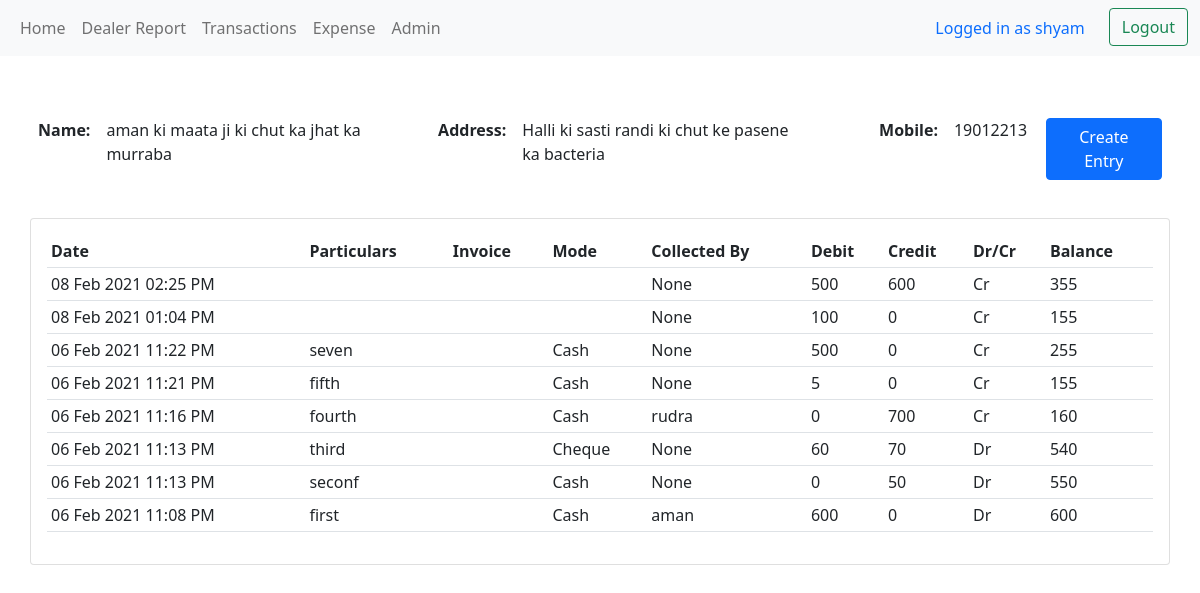
The app's page /dealer/9/ (signed in) with its own data.
### ledger/models.py (models this page shows, shortened)
class Dealer(models.Model):
    name = models.CharField(unique=True, max_length=200)
    mob_num = models.IntegerField(unique=True, blank=True, null=True)
    address = models.TextField(blank=True)

class Ledger(models.Model):
    date = models.DateTimeField("Date",auto_now_add=True)
    particulars = models.CharField("Particulars",max_length=100,blank=True)
    debit = models.PositiveIntegerField("Debit",blank=True, default=0)
    credit = models.PositiveIntegerField("Credit",blank=True, default=0)
    paymode = models.CharField("Payment Mode",max_length=25, choices=(('Cash','Cash'),
                                                       ('Cheque','Cheque'),
                                                       ('No Money Collected','No Money Collected'),))
    isChequeCleared = models.BooleanField(editable=False, blank=True, null=True)
    new_balance = models.IntegerField(editable=False)
    dr_cr = models.CharField("Dr/Cr",max_length=2,default='nil',editable=False)
    invoice = models.ImageField("Invoice",upload_to=None, blank=True)
    dealer = models.ForeignKey(Dealer,verbose_name="Dealer", null=True, on_delete=models.SET_NULL)
    balance = models.IntegerField(editable=False,default=0)
    dealer_ledger_number = models.IntegerField(editable=False,default=0)
    collect_by = models.ForeignKey(Collected_by,verbose_name="Collected By", blank=True, null=True, on_delete=models.SET_NULL)
    class Meta:
        db_table= "led"

class Collected_by(models.Model):
    name = models.CharField(max_length=50, blank=True)
    class Meta:
        verbose_name_plural = "Money Collected By"
    def __str__(self):
        return self.name

### ledger/decorators.py (the view)
        def wrapper_func(request, *args, **kwargs):
            group = None
            if request.user.groups.exists():
                group = request.user.groups.all()[0].name
            if group in allowed_roles:
                return view_func(request, *args, **kwargs)
            else:
                return HttpResponse('You are not authorized to view this page')

### ledger/templatetags/auth_extras.py (called while the page is built)
@register.filter(name='has_group')
def has_group(user, group_name):
    group = Group.objects.get(name=group_name)
    return True if group in user.groups.all() else False

### ledger/views.py (called while the page is built)
@login_required(login_url='loginuser')
@allowed_users(allowed_roles=['admin'])
def dealer(request, pk):
    dealer = Dealer.objects.get(id=pk)
    ledgers = dealer.ledger_set.all()
    orderedledger = ledgers.order_by('-date')
    p = Paginator(orderedledger, 10)
    page_num = request.GET.get('page', 1)
    try:
        page = p.page(page_num)
    except EmptyPage:
        page = p.page(1)
    context = {'dealer':dealer, 'ledgers':ledgers,'orderedledger':page }
    return render(request, 'ledger/dealer.html', context)

### ledger/templates/ledger/dealer.html (shortened to what this page needs)
{% extends 'ledger/base.html' %}
{% block content %}
<br>
<div class="">
      <div class="d-flex justify-content-between" style="padding:2.5%">
        <div class="d-flex">
          <div class="d-flex" style="padding-right:5%;">
            <p style="font-weight:bold; margin:0.5rem;">Name: </p>
            <p style="margin:0.5rem;">{{ dealer.name }}</p>
          </div>
          <div class="d-flex" style="padding-right:5%;">
            <p style="font-weight:bold; margin:0.5rem;">Address: </p>
            <p style="margin:0.5rem;">{{ dealer.address }}</p>
          </div>
          <div class="d-flex" style="padding:0 0.25%;">
            <p style="font-weight:bold; margin:0.5rem;">Mobile: </p>
            <p style="margin:0.5rem;">{{ dealer.mob_num }}</p>
          </div>
        </div>
        <div>
          <a class="btn btn-primary btn-block" href="{% url 'ledger' dealer.id %}" style="margin:0.5rem;">Create Entry</a>
        </div>
      </div>
    <div class="" style="padding:0% 2.5%;">
      <div class="card card-body">
        <table class="table table-sm">
          <tr>
            <th>Date</th>
            <th>Particulars</th>
            <th>Invoice</th>
            <th>Mode</th>
            <th>Collected By</th>
            <th>Debit</th>
            <th>Credit</th>
            <th>Dr/Cr</th>
            <th>Balance</th>
          </tr>
          {% for ledger in orderedledger %}
          <tr>
            <td>{{ ledger.date|date:"d M Y" }}  {{ ledger.date|time:"h:i A" }}</td>
            <td>{{ ledger.particulars }}</td>
            <td>{{ ledger.invoice }}</td>
            <td>{{ ledger.paymode }}</td>
            <td>{{ ledger.collect_by }}</td>
            <td>{{ ledger.debit }}</td>
            <td>{{ ledger.credit }}</td>
            <td>{{ ledger.dr_cr }}</td>
            <td>{{ ledger.balance }}</td>
          </tr>
          {% endfor %}
          </table>
        </div>
      </div>
    </div>
{% endblock %}

### ledger/templates/ledger/base.html (shortened to what this page needs)
{% load auth_extras %}
<!DOCTYPE html>
<html>
{% if user.is_authenticated %}
<head>
  <link href="https://cdn.jsdelivr.net/npm/bootstrap@5.0.0-beta1/dist/css/bootstrap.min.css" rel="stylesheet">
</head>
<body>
  <nav class="navbar navbar-expand-lg navbar-light bg-light">
    <div class="container-fluid">
      <div class="collapse navbar-collapse" id="navbarNavAltMarkup">
        <div class="navbar-nav" style="width:100%">
          {% if request.user|has_group:"admin" %}
          <div class="item-container" style="width:50%;">
            <a class="item-right nav-link" style="padding:0.5rem" href="{% url 'home' %}">Home</a>
            <a class="item-right nav-link" style="padding:0.5rem" href="{% url 'netbalpdf' %}">Dealer Report</a>
            <a class="item-right nav-link" style="padding:0.5rem" href="{% url 'dailytrans' %}">Transactions</a>
            {% else %}
            <a class="item-right nav-link" style="padding:0.5rem" href="{% url 'userpage' %}">Home</a>
            {% endif %}
            <a class="item-right nav-link" style="padding:0.5rem" href="{% url 'roadexpense' %}">Expense</a>
            {% if request.user.is_superuser %}
            <a class="item-right nav-link" style="padding:0.5rem" href="{% url 'admin:index' %}">Admin</a>
            {% endif %}
          </div>
          <div class="logout-container">
            <a class="item-left nav-link" style="color:#0d6efd; margin-right:1rem">Logged in as {{ user.username }}</a>
            <form style="margin-top:0px;" action="{% url 'logoutuser'  %}" method="POST">
              <button class="btn btn-outline-success" type="submit" >Logout</button>
            </form>
          </div>
        </div>
      </div>
    </div>
  </nav>
{% block content %}{% endblock %}
</body>
{% endif %}
</html>

### ledger/templates/ledger/base.html (style rules this page uses)
.logout-container { width: 50% ; display: flex; justify-content: end; }
.item-container { display: flex; }
@media only screen and (max-width: 1300px) { .item-left { margin: 0; padding: 0.5rem; } }

### records on screen
Dealer: name "aman ki maata ji ki chut ka jhat ka murraba", address "Halli ki sasti randi ki chut ke pasene ka bacteria", mob_num "19012213"
Ledger: date "08 Feb 2021", date "02:25 PM", collect_by "None", debit "500", credit "600", dr_cr "Cr", balance "355"
Ledger: date "08 Feb 2021", date "01:04 PM", collect_by "None", debit "100", credit "0", dr_cr "Cr", balance "155"
Ledger: date "06 Feb 2021", date "11:22 PM", particulars "seven", paymode "Cash", collect_by "None", debit "500", credit "0", dr_cr "Cr", balance "255"
Ledger: date "06 Feb 2021", date "11:21 PM", particulars "fifth", paymode "Cash", collect_by "None", debit "5", credit "0", dr_cr "Cr", balance "155"
Ledger: date "06 Feb 2021", date "11:16 PM", particulars "fourth", paymode "Cash", collect_by "rudra", debit "0", credit "700", dr_cr "Cr", balance "160"
Ledger: date "06 Feb 2021", date "11:13 PM", particulars "third", paymode "Cheque", collect_by "None", debit "60", credit "70", dr_cr "Dr", balance "540"
Ledger: date "06 Feb 2021", date "11:13 PM", particulars "seconf", paymode "Cash", collect_by "None", debit "0", credit "50", dr_cr "Dr", balance "550"
Ledger: date "06 Feb 2021", date "11:08 PM", particulars "first", paymode "Cash", collect_by "aman", debit "600", credit "0", dr_cr "Dr", balance "600"

### other values on screen
{{ user.username }} "shyam"
